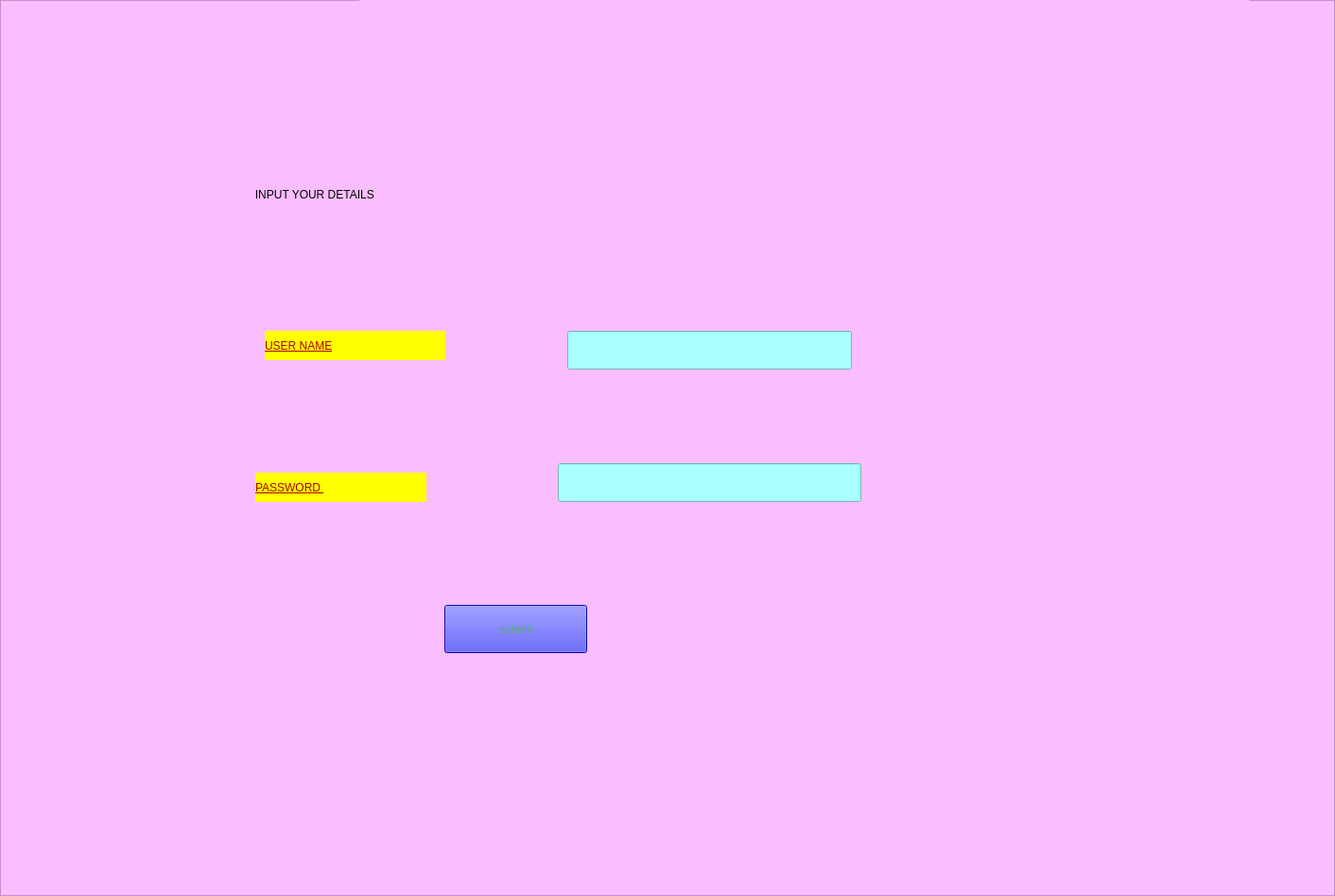
<?xml version="1.0" encoding="UTF-8"?>
<ui version="4.0">
 <class>login</class>
 <widget class="QFrame" name="login">
  <property name="geometry">
   <rect>
    <x>0</x>
    <y>0</y>
    <width>1412</width>
    <height>948</height>
   </rect>
  </property>
  <property name="windowTitle">
   <string>Frame</string>
  </property>
  <property name="styleSheet">
   <string notr="true">background-color: qradialgradient(spread:pad, cx:0.5, cy:0.5, radius:0.5, fx:0.5, fy:0.5, stop:0 rgba(255, 0, 0, 255), stop:0.479904 rgba(255, 0, 0, 255), stop:0.522685 rgba(255, 255, 255, 255), stop:1 rgba(255, 255, 255, 255));
background-color: qlineargradient(spread:pad, x1:0, y1:0, x2:1, y2:0, stop:0 rgba(245, 224, 176, 255), stop:0.09 rgba(246, 189, 237, 255), stop:0.14 rgba(194, 207, 246, 255), stop:0.19 rgba(184, 160, 168, 255), stop:0.25 rgba(171, 186, 248, 255), stop:0.32 rgba(243, 248, 224, 255), stop:0.385 rgba(249, 162, 183, 255), stop:0.47 rgba(100, 115, 124, 255), stop:0.58 rgba(251, 205, 202, 255), stop:0.65 rgba(170, 128, 185, 255), stop:0.75 rgba(252, 222, 204, 255), stop:0.805 rgba(206, 122, 218, 255), stop:0.86 rgba(254, 223, 175, 255), stop:0.91 rgba(254, 236, 244, 255), stop:1 rgba(255, 191, 221, 255));
background-color: qlineargradient(spread:pad, x1:0, y1:0, x2:1, y2:0, stop:0 rgba(0, 0, 0, 255), stop:1 rgba(255, 255, 255, 255));
background-color: rgb(250, 190, 255);
border-color: qlineargradient(spread:pad, x1:0, y1:0, x2:1, y2:0, stop:0 rgba(0, 0, 0, 255), stop:1 rgba(255, 255, 255, 255));
alternate-background-color: qradialgradient(spread:pad, cx:0.5, cy:0.5, radius:0.5, fx:0.5, fy:0.5, stop:0 rgba(255, 235, 235, 206), stop:0.35 rgba(255, 188, 188, 80), stop:0.4 rgba(255, 162, 162, 80), stop:0.425 rgba(255, 132, 132, 156), stop:0.44 rgba(252, 128, 128, 80), stop:1 rgba(255, 255, 255, 0));
border-color: qlineargradient(spread:pad, x1:0, y1:0, x2:0, y2:1, stop:0 rgba(255, 0, 0, 255), stop:0.339795 rgba(255, 0, 0, 255), stop:0.339799 rgba(255, 255, 255, 255), stop:0.662444 rgba(255, 255, 255, 255), stop:0.662469 rgba(0, 0, 255, 255), stop:1 rgba(0, 0, 255, 255));
gridline-color: qlineargradient(spread:pad, x1:0, y1:0, x2:0, y2:1, stop:0 rgba(0, 0, 0, 255), stop:0.33 rgba(0, 0, 0, 255), stop:0.34 rgba(255, 30, 30, 255), stop:0.66 rgba(255, 0, 0, 255), stop:0.67 rgba(255, 255, 0, 255), stop:1 rgba(255, 255, 0, 255));
selection-background-color: qconicalgradient(cx:0.5, cy:0.5, angle:0, stop:0 rgba(255, 255, 255, 255), stop:0.373979 rgba(255, 255, 255, 255), stop:0.373991 rgba(33, 30, 255, 255), stop:0.624018 rgba(33, 30, 255, 255), stop:0.624043 rgba(255, 0, 0, 255), stop:1 rgba(255, 0, 0, 255));
selection-background-color: qlineargradient(spread:pad, x1:0, y1:0, x2:0, y2:1, stop:0 rgba(255, 0, 0, 255), stop:0.339795 rgba(255, 0, 0, 255), stop:0.339799 rgba(255, 255, 255, 255), stop:0.662444 rgba(255, 255, 255, 255), stop:0.662469 rgba(0, 0, 255, 255), stop:1 rgba(0, 0, 255, 255));
selection-color: qlineargradient(spread:pad, x1:0, y1:0, x2:0, y2:1, stop:0 rgba(0, 0, 0, 255), stop:0.33 rgba(0, 0, 0, 255), stop:0.34 rgba(255, 30, 30, 255), stop:0.66 rgba(255, 0, 0, 255), stop:0.67 rgba(255, 255, 0, 255), stop:1 rgba(255, 255, 0, 255));</string>
  </property>
  <property name="frameShape">
   <enum>QFrame::StyledPanel</enum>
  </property>
  <property name="frameShadow">
   <enum>QFrame::Raised</enum>
  </property>
  <widget class="QPushButton" name="btnsubmit">
   <property name="geometry">
    <rect>
     <x>470</x>
     <y>640</y>
     <width>151</width>
     <height>51</height>
    </rect>
   </property>
   <property name="styleSheet">
    <string notr="true">color: rgb(85, 170, 127);
font: 16pt &quot;MS Shell Dlg 2&quot;;
background-color: rgb(10, 10, 255);
font: 75 16pt &quot;MS Shell Dlg 2&quot;;</string>
   </property>
   <property name="text">
    <string>submit</string>
   </property>
  </widget>
  <widget class="QLineEdit" name="txtname">
   <property name="geometry">
    <rect>
     <x>600</x>
     <y>350</y>
     <width>301</width>
     <height>41</height>
    </rect>
   </property>
   <property name="styleSheet">
    <string notr="true">background-color: rgb(170, 255, 255);</string>
   </property>
  </widget>
  <widget class="QLineEdit" name="txtpassword">
   <property name="geometry">
    <rect>
     <x>590</x>
     <y>490</y>
     <width>321</width>
     <height>41</height>
    </rect>
   </property>
   <property name="styleSheet">
    <string notr="true">background-color: rgb(170, 255, 255);</string>
   </property>
   <property name="echoMode">
    <enum>QLineEdit::Password</enum>
   </property>
  </widget>
  <widget class="QLabel" name="label">
   <property name="geometry">
    <rect>
     <x>280</x>
     <y>350</y>
     <width>191</width>
     <height>31</height>
    </rect>
   </property>
   <property name="styleSheet">
    <string notr="true">color: rgb(255, 170, 0);
background-color: rgb(255, 255, 0);
color: rgb(170, 0, 0);
font: 75 italic 14pt &quot;Modern&quot;;
text-decoration: underline;
font: 75 12pt &quot;MS Shell Dlg 2&quot;;</string>
   </property>
   <property name="text">
    <string>USER NAME</string>
   </property>
  </widget>
  <widget class="QLabel" name="label_2">
   <property name="geometry">
    <rect>
     <x>270</x>
     <y>500</y>
     <width>181</width>
     <height>31</height>
    </rect>
   </property>
   <property name="styleSheet">
    <string notr="true">color: rgb(255, 170, 0);
background-color: rgb(255, 255, 0);
color: rgb(170, 0, 0);
font: 75 italic 14pt &quot;Modern&quot;;
text-decoration: underline;
font: 75 12pt &quot;MS Shell Dlg 2&quot;;</string>
   </property>
   <property name="text">
    <string>PASSWORD </string>
   </property>
  </widget>
  <widget class="QLabel" name="label_3">
   <property name="geometry">
    <rect>
     <x>200</x>
     <y>180</y>
     <width>761</width>
     <height>51</height>
    </rect>
   </property>
   <property name="styleSheet">
    <string notr="true">font: 75 16pt &quot;MS Shell Dlg 2&quot;;
font: 12pt &quot;MS Shell Dlg 2&quot;;
font: 28pt &quot;MS Shell Dlg 2&quot;;
font: 16pt &quot;MS Shell Dlg 2&quot;;
font: 20pt &quot;MS Shell Dlg 2&quot;;</string>
   </property>
   <property name="text">
    <string>                     INPUT YOUR DETAILS</string>
   </property>
  </widget>
  <widget class="QLabel" name="label_4">
   <property name="geometry">
    <rect>
     <x>380</x>
     <y>-50</y>
     <width>941</width>
     <height>941</height>
    </rect>
   </property>
   <property name="text">
    <string/>
   </property>
   <property name="pixmap">
    <pixmap>lan.png</pixmap>
   </property>
  </widget>
  <zorder>label_4</zorder>
  <zorder>btnsubmit</zorder>
  <zorder>txtname</zorder>
  <zorder>txtpassword</zorder>
  <zorder>label</zorder>
  <zorder>label_2</zorder>
  <zorder>label_3</zorder>
 </widget>
 <resources/>
 <connections/>
</ui>
